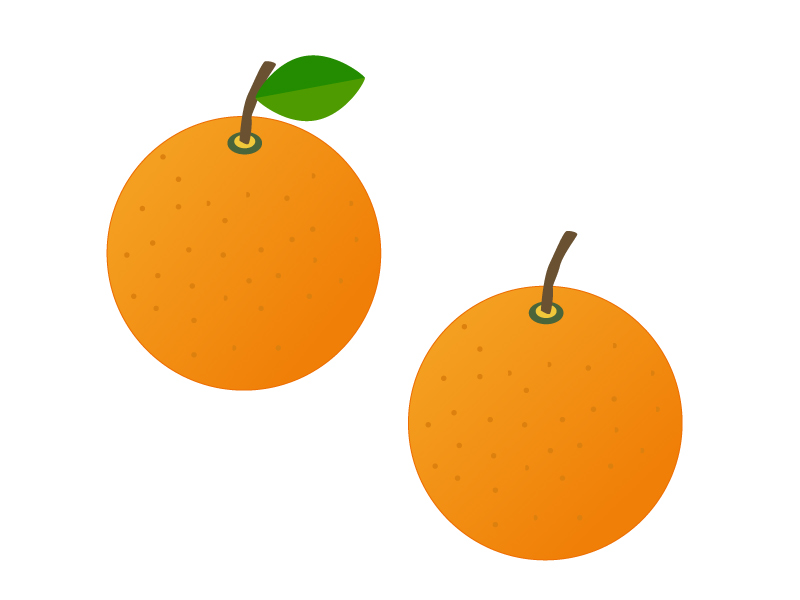
#> input picture gazou3/orange.jpeg, 800 x 600 px
$ python 7.py
#> lines starting #> are read from the running program, lines starting #| are printed output that depends on the picture; after the words box and inside, x2 and y2 are one past the last pixel; in counts of white or black regions, pixels touching at a corner belong together
import cv2
import numpy as np

# 画像の読み込み
image = cv2.imread("orange.jpeg")
#> image is the input picture: shape (600, 800, 3); mean B, G, R 193.5, 225.2, 248.8

# グレースケール変換
gray_image = cv2.cvtColor(image, cv2.COLOR_BGR2GRAY)
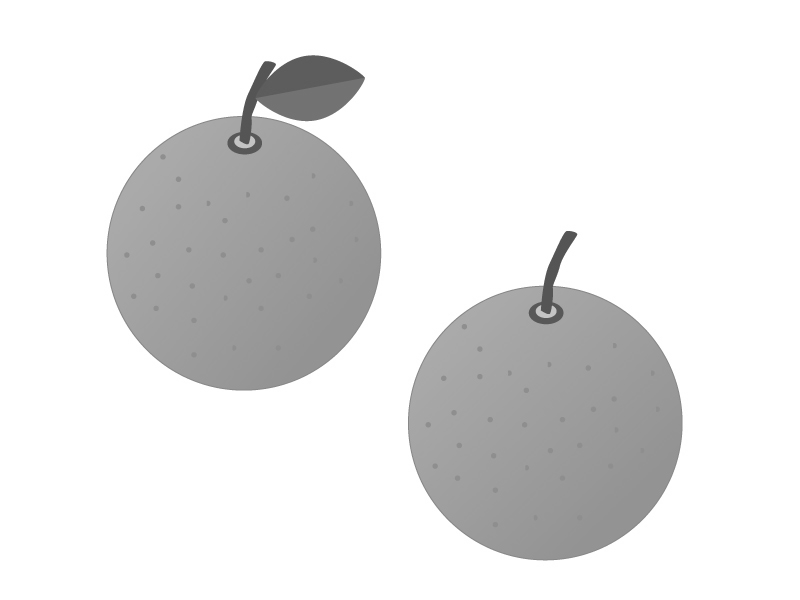
#> gray_image: shape (600, 800); min 83, max 255, mean 228.7

# ガウシアンフィルタによる平滑化
blurred_image = cv2.GaussianBlur(gray_image, (5, 5), 0)

# Cannyエッジ検出
edges = cv2.Canny(blurred_image, 50, 150)
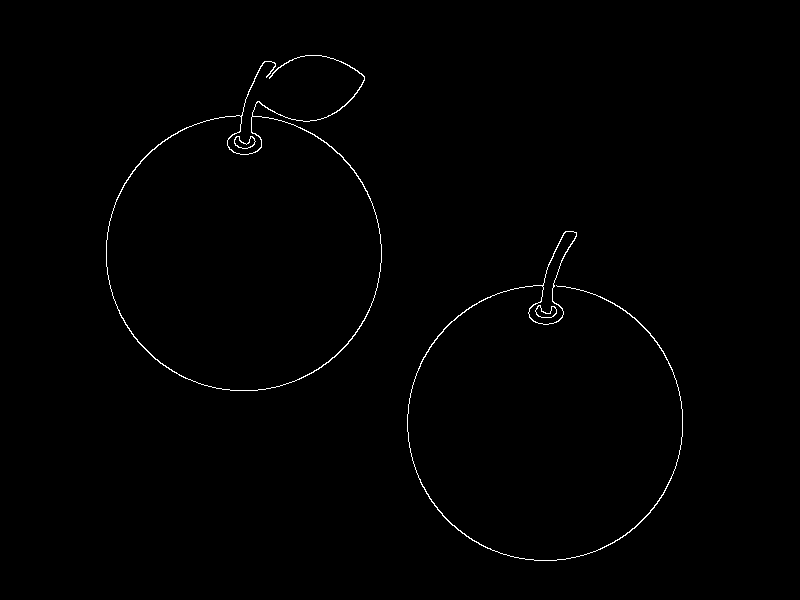
#> edges: shape (600, 800); 0.62% white in thin lines or dots, all inside (x1, y1, x2, y2) = (106, 55, 683, 561)

# 輪郭を描画するためのコピー
contour_image = image.copy()

# 輪郭の抽出
contours, _ = cv2.findContours(edges, cv2.RETR_EXTERNAL, cv2.CHAIN_APPROX_SIMPLE)
#> contours = 3 contours; box (x1, y1, x2, y2) and area: (106, 55, 382, 391) 58859, (407, 231, 683, 561) 1676, (234, 136, 256, 149) 146

# 輪郭を描画
cv2.drawContours(contour_image, contours, -1, (0, 255, 0), 2)
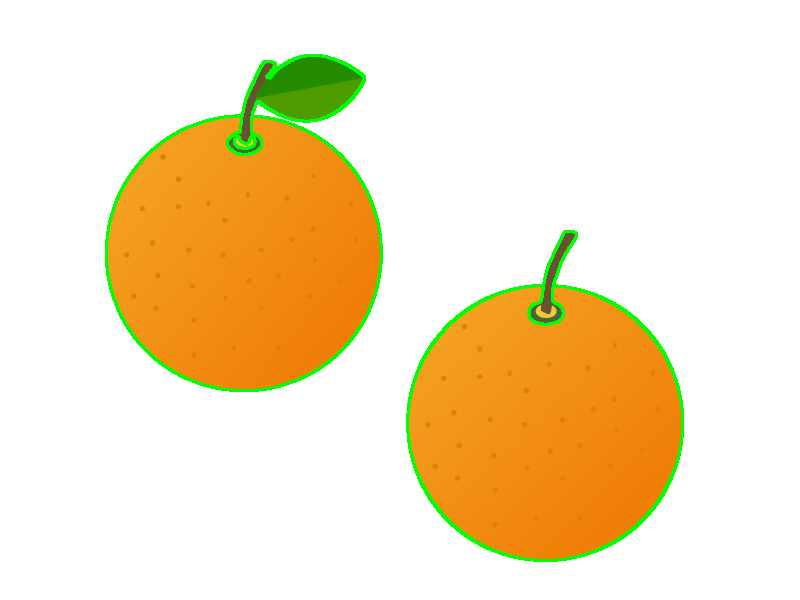
#> contour_image: shape (600, 800, 3); 1.84% of pixels changed, all inside (x1, y1, x2, y2) = (105, 54, 684, 562)

# 結果の表示
cv2.imshow('Original Image', image)
cv2.imshow('Canny Edges', edges)
cv2.imshow('Contour Image', contour_image)

cv2.waitKey(0)
cv2.destroyAllWindows()
